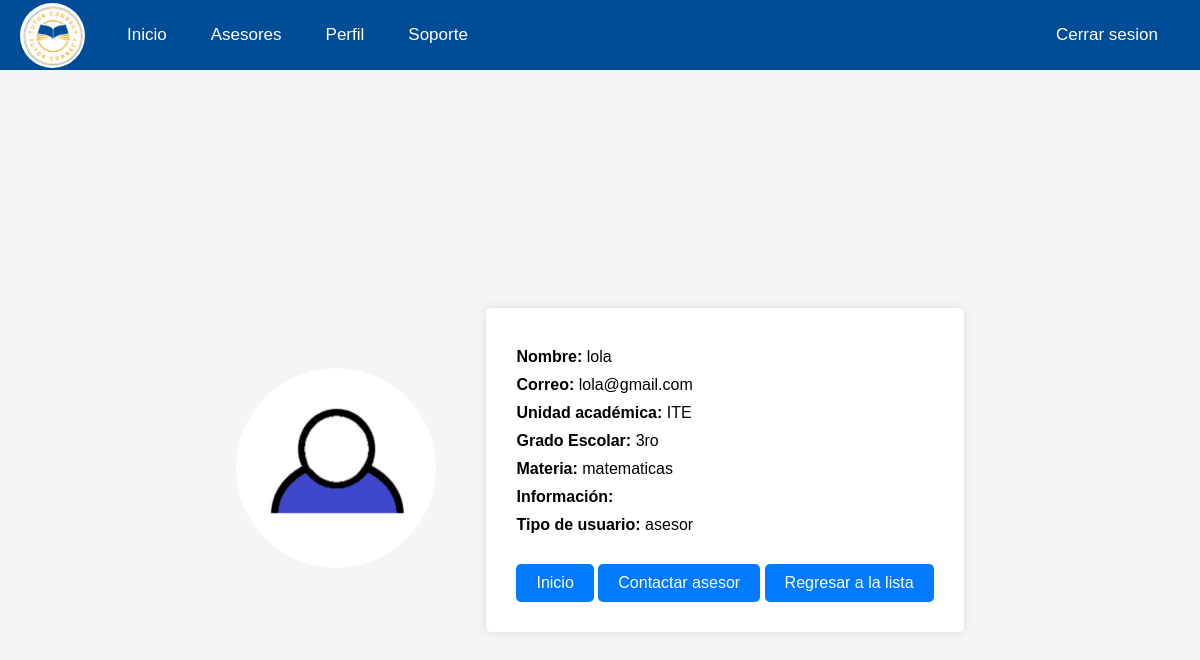
Page /assets/php/perfil_asesor.php?id=30 (signed in) on the committed database.
### tables this page shows
CREATE TABLE `usuarios` (
  `Id` int(11) NOT NULL,
  `nombre` varchar(50) NOT NULL,
  `correo` varchar(30) NOT NULL,
  `institucion` varchar(50) NOT NULL,
  `grado` varchar(30) NOT NULL,
  `contrasena` varchar(30) NOT NULL,
  `tipo` varchar(10) NOT NULL,
  `materia` varchar(50) NOT NULL,
  `info` varchar(300) NOT NULL
);

### assets/php/perfil_asesor.php (the view, shortened to what this page needs)
<?php
    include 'conexion_bd.php';
    $datos = mysqli_query($conexion, "SELECT * FROM usuarios WHERE Id = '$_REQUEST[id]'");
    $dato = mysqli_fetch_array($datos);
?>
<!DOCTYPE html>
<html lang="en">
<head>
    <link rel="stylesheet" href = "../css/estilos_navbar.css">
    <link rel="stylesheet" href = "../css/estilos_perfil_asesor.css">
</head>
<body>
    <nav class="navbar_main">
        <div class="navbar-iz">
            <img src="/Tutor-Connect/assets/images/logo.png" alt="logo">
            <a href="/Tutor-Connect/inicio/views/inicio.php">Inicio</a>
            <a href="/Tutor-Connect/assets/php/usuarios.php">Asesores</a>
            <a href="/Tutor-Connect/usuario.php">Perfil</a>
            <a href="/Tutor-Connect/ayuda/ayuda.html">Soporte</a>
        </div>
        <div class='navbar-de'>
            <a href='/Tutor-Connect/assets/php/logout.php'> Cerrar sesion </a>
        </div>
    </nav>
    <div class="contenedor">
        <div class="contenedor_foto">
            <img src="/Tutor-Connect/assets/images/usuario.png" alt="foto_perfil">
        </div>
        <div class="informacion">
            <p><b>Nombre:</b> <?php echo $dato['nombre']; ?></p>
            <p><b>Correo:</b> <?php echo $dato['correo']; ?></p>
            <p><b>Unidad académica:</b> <?php echo $dato['institucion']; ?></p>
            <p><b>Grado Escolar:</b> <?php echo $dato['grado']; ?></p>
            <?php if ($dato['tipo'] == "asesor") { ?>
                <p><b>Materia:</b> <?php echo $dato['materia']; ?></p>
                <p><b>Información:</b> <?php echo $dato['info']; ?></p>
            <?php } ?>
            <p><b>Tipo de usuario:</b> <?php echo $dato['tipo']; ?></p>
            <a href="../../inicio/views/inicio.php">Inicio</a>
            <a href="#">Contactar asesor</a>
            <a href="usuarios.php">Regresar a la lista</a>
        </div>
    </div>
</body>
</html>

### assets/css/estilos_navbar.css (style rules this page uses)
* { margin: 0; padding: 0; box-sizing: border-box; text-decoration: none; font-family: Arial, sans-serif; }
.navbar_main { height: 70px; background-color: #004C97; overflow: hidden; display: flex; justify-content: space-between; align-items: center; padding: 14px 20px; }
.navbar_main img { margin-right: 20px; border-radius: 50%; width: 65px; }
.navbar-iz a, .navbar-de a { color: white; text-align: center; padding: 10px 20px; text-decoration: none; margin-right: 0px; border: 2px solid #004C97; font-size: 17px; transition: all 600ms; }
.navbar-iz { display: flex; align-items: center; }
.navbar-de { display: flex; align-items: center; }

### assets/css/estilos_perfil_asesor.css (style rules this page uses)
* { margin: 0; padding: 0; box-sizing: border-box; text-decoration: none; }
body { font-family: Arial, sans-serif; background-color: #f5f5f5; margin: 0; padding: 0; }
.contenedor { display: flex; justify-content: center; align-items: center; height: 100vh; }
.contenedor_foto { margin-right: 50px; }
.contenedor_foto img { width: 200px; height: 200px; border-radius: 50%; object-fit: cover; }
.informacion { background-color: #fff; padding: 30px; border-radius: 5px; box-shadow: 0 0 10px rgba(0, 0, 0, 0.1); }
.informacion p { margin: 10px 0; }
.informacion a { display: inline-block; margin-top: 20px; padding: 10px 20px; background-color: #007bff; color: #fff; text-decoration: none; border-radius: 5px; transition: background-color 0.3s ease; }

### rows in the picture
usuarios: nombre "lola", correo "lola@gmail.com", institucion "ITE", grado "3ro", materia "matematicas", tipo "asesor"
